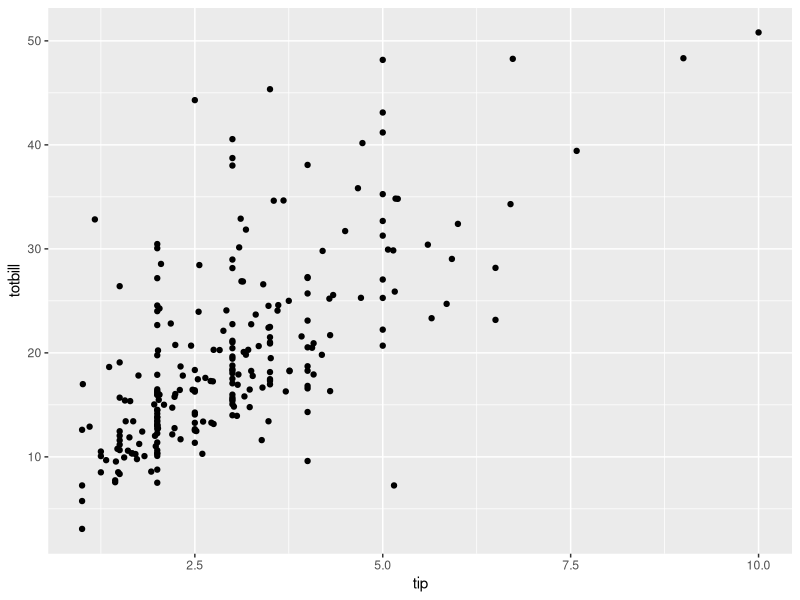

Write the R code that produced this figure.
## ---- chunk 1
knitr::opts_chunk$set(echo = TRUE, message = FALSE, warning = FALSE)
## ---- chunk 2
group_members <- "Partial-credit test"
start_value <- 10
after_add <- 12
after_multiply <- 36
after_subtract <- 30
final_value <- 15  # Deliberate error
tips <- read.csv("tips.csv", stringsAsFactors = TRUE)

# Exercise 2 data exploration
dim(tips)
head(tips)
str(tips)
summary(tips)
names(tips)
levels(tips$day)
n_cases <- 244
n_variables <- 8  # Deliberately counts obs
quantitative_variables <- c("totbill", "tip")
categorical_variables <- c("sex", "smoker", "day", "time")
collection_days <- c("Fri", "Sat", "Sun")
library(ggplot2)
tips_plot <- ggplot(tips, aes(tip, totbill)) + geom_point() # Axes reversed
association_direction <- "positive"
relationship_form <- "strongly curved"
spread_pattern <- "approximately constant"
tip_model <- lm(totbill ~ tip, data = tips) # Reversed model
intercept <- 0
slope <- 0
predicted_tip_45 <- 0
slope_percent <- 0
